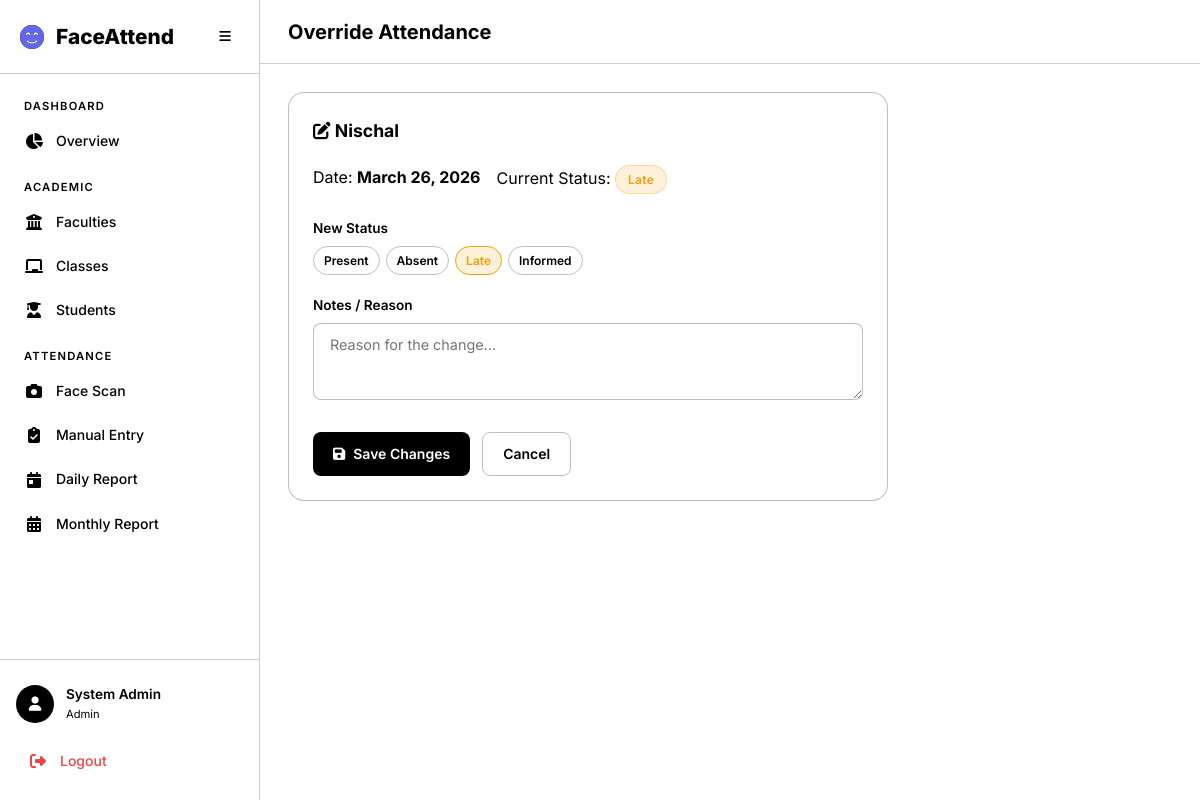
/attendance/override/1/, run on an earlier commit of the app's database.
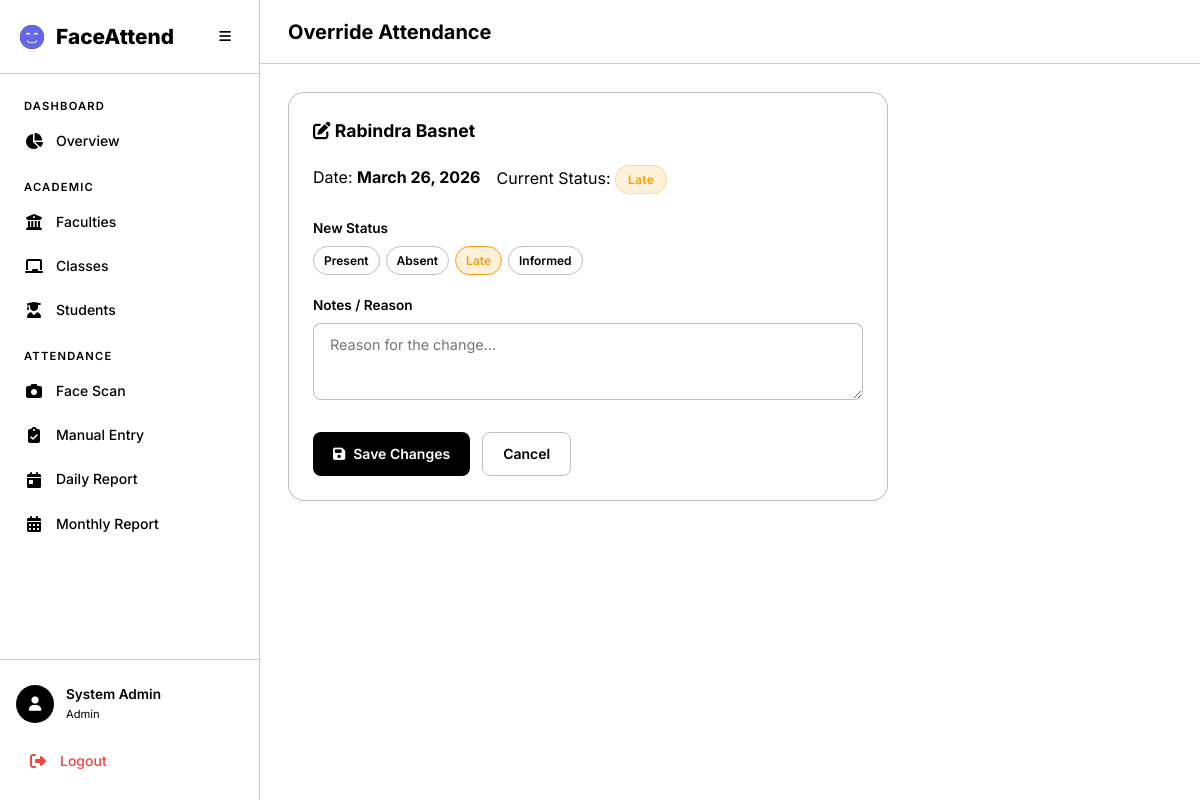
And on a later commit of the database.
### attendance/models.py (models this page shows, shortened)
class Attendance(models.Model):
    class Status(models.TextChoices):
        PRESENT = 'present', 'Present'
        ABSENT = 'absent', 'Absent'
        LATE = 'late', 'Late'
        INFORMED = 'informed', 'Informed'
    student = models.ForeignKey(Student, on_delete=models.CASCADE, related_name='attendances')
    date = models.DateField()
    status = models.CharField(max_length=10, choices=Status.choices, default=Status.ABSENT)
    check_in_time = models.TimeField(null=True, blank=True)
    marked_by = models.ForeignKey(
        settings.AUTH_USER_MODEL,
        on_delete=models.SET_NULL,
        null=True, blank=True,
        related_name='marked_attendances',
    )
    is_face_recognized = models.BooleanField(default=False)
    is_override = models.BooleanField(default=False)
    confidence = models.FloatField(null=True, blank=True, help_text='Face recognition confidence score')
    notes = models.TextField(blank=True)
    created_at = models.DateTimeField(auto_now_add=True)
    updated_at = models.DateTimeField(auto_now=True)
    class Meta:
        unique_together = ['student', 'date']
        ordering = ['-date', 'student__full_name']

### academics/models.py (models this page shows, shortened)
class Student(models.Model):
    user = models.OneToOneField(
        settings.AUTH_USER_MODEL,
        on_delete=models.CASCADE,
        related_name='student_profile',
        null=True, blank=True,
    )
    full_name = models.CharField(max_length=300)
    profile_image = models.ImageField(upload_to='students/profiles/')
    face_encoding = models.BinaryField(null=True, blank=True, help_text='128-d face encoding as bytes')
    enrollment_year = models.PositiveIntegerField()
    faculty = models.ForeignKey(Faculty, on_delete=models.CASCADE, related_name='students')
    academic_class = models.ForeignKey(AcademicClass, on_delete=models.CASCADE, related_name='students')
    phone = models.CharField(max_length=20, blank=True)
    guardian_phone = models.CharField(max_length=20, blank=True)
    is_phone_flagged = models.BooleanField(
        default=False,
        help_text='Mark this when the student phone number is incorrect.',
    )
    is_active = models.BooleanField(default=True)
    created_at = models.DateTimeField(auto_now_add=True)
    updated_at = models.DateTimeField(auto_now=True)
    class Meta:
        ordering = ['full_name']

### attendance/views.py (the view, shortened to what this page needs)
# urls.py: path('override/<int:pk>/', views.attendance_override, name='override'),
@login_required
@admin_required
def attendance_override(request, pk):
    attendance = get_object_or_404(Attendance, pk=pk)
    return render(request, 'attendance/override.html', {'attendance': attendance})

### templates/attendance/override.html (shortened to what this page needs)
{% extends 'base.html' %}
{% block page_title %}{% if is_teacher %}Correct{% else %}Override{% endif %} Attendance{% endblock %}
{% block content %}
<div class="card animate-fade-in" style="max-width: 600px;">
    <div class="card-header">
        <h3 class="card-title">
            <i class="fas fa-edit"></i> {{ attendance.student.full_name }}
        </h3>
    </div>
    <div class="d-flex gap-2 mb-3">
        <div>
            <span class="text-muted">Date:</span>
            <strong>{{ attendance.date }}</strong>
        </div>
        <div>
            <span class="text-muted">Current Status:</span>
            <span class="badge badge-{{ attendance.status }}">{{ attendance.get_status_display }}</span>
        </div>
    </div>
    <form method="post">
        <div class="form-group">
            <label class="form-label">New Status</label>
            <div class="status-radio-group" style="flex-wrap: wrap;">
                {% for value, label in attendance.Status.choices %}
                <label for="s_{{ value }}" class="status-radio-label label-{{ value }}">{{ label }}</label>
                {% endfor %}
            </div>
        </div>
        <div class="form-group">
            <label class="form-label">Notes / Reason</label>
            <textarea name="notes" class="form-textarea" rows="3"
                placeholder="Reason for the change...">{{ attendance.notes }}</textarea>
        </div>
        <div class="form-actions">
            <button type="submit" class="btn btn-primary"><i class="fas fa-save"></i> Save Changes</button>
            <a href="javascript:history.back()" class="btn btn-outline">Cancel</a>
        </div>
    </form>
</div>
{% endblock %}

What changed in the data, as far as the page shows it:
changed through a linked row, Attendance "Late": student.full_name "Nischal" → "Rabindra Basnet"
